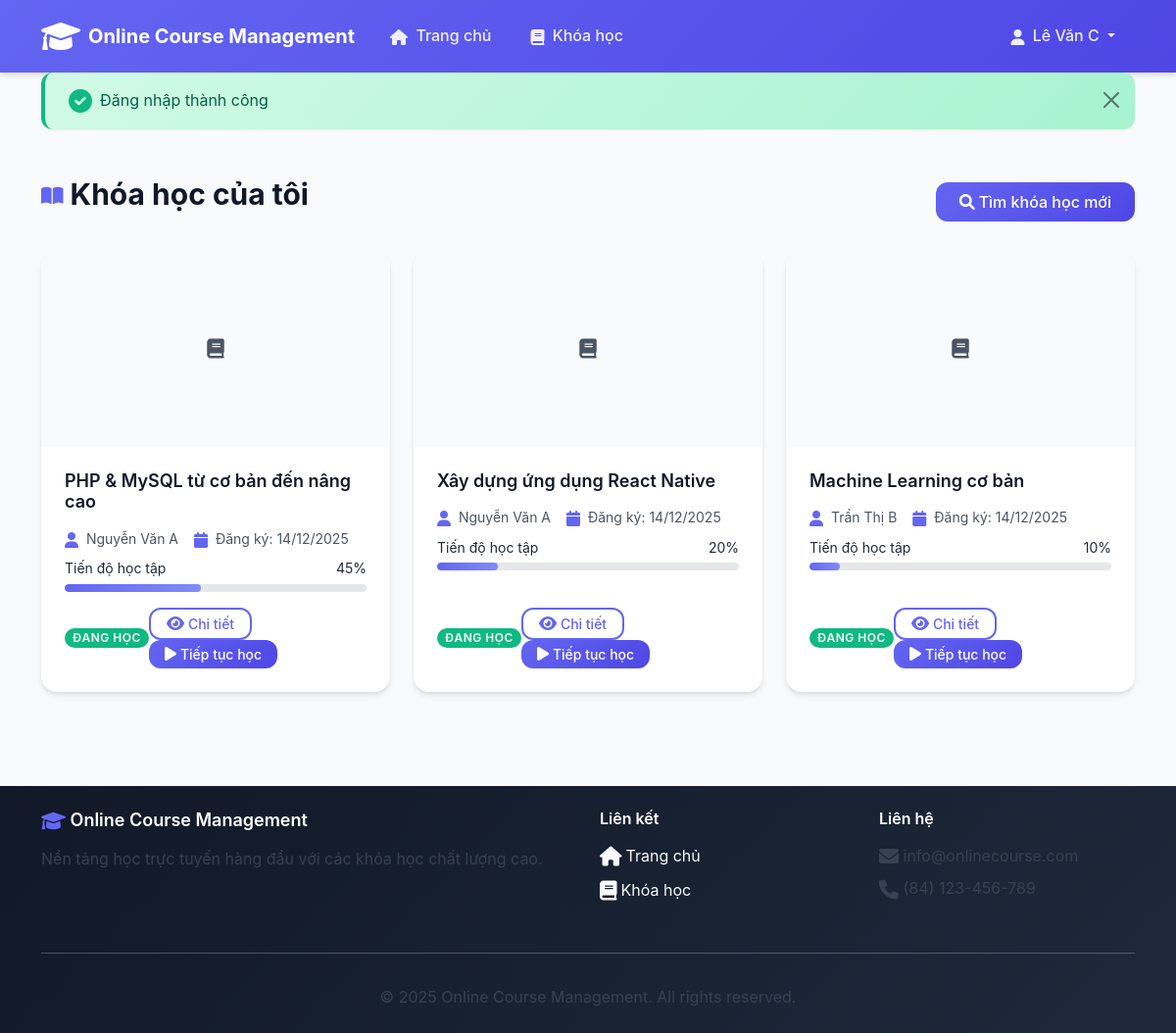
/cse485/BTTH2/student/courses (signed in), run on the app's committed database.
### tables this page shows
CREATE TABLE `enrollments` (
  `id` int(11) NOT NULL AUTO_INCREMENT,
  `course_id` int(11) NOT NULL,
  `student_id` int(11) NOT NULL,
  `enrolled_date` datetime NOT NULL DEFAULT CURRENT_TIMESTAMP,
  `status` varchar(50) NOT NULL DEFAULT 'active',
  `progress` int(11) NOT NULL DEFAULT 0,
  PRIMARY KEY (`id`),
  UNIQUE KEY `unique_enrollment` (`course_id`, `student_id`),
  KEY `student_id` (`student_id`),
  CONSTRAINT `enrollments_ibfk_1` FOREIGN KEY (`course_id`) REFERENCES `courses` (`id`) ON DELETE CASCADE,
  CONSTRAINT `enrollments_ibfk_2` FOREIGN KEY (`student_id`) REFERENCES `users` (`id`) ON DELETE CASCADE
);

CREATE TABLE `courses` (
  `id` int(11) NOT NULL AUTO_INCREMENT,
  `title` varchar(255) NOT NULL,
  `description` text NOT NULL,
  `instructor_id` int(11) NOT NULL,
  `category_id` int(11) DEFAULT NULL,
  `price` decimal(10,2) NOT NULL DEFAULT 0.00,
  `duration_weeks` int(11) NOT NULL DEFAULT 1,
  `level` varchar(50) NOT NULL DEFAULT 'Beginner',
  `image` varchar(255) DEFAULT NULL,
  `created_at` datetime NOT NULL DEFAULT CURRENT_TIMESTAMP,
  `updated_at` datetime NOT NULL DEFAULT CURRENT_TIMESTAMP ON UPDATE CURRENT_TIMESTAMP,
  PRIMARY KEY (`id`),
  KEY `instructor_id` (`instructor_id`),
  KEY `category_id` (`category_id`),
  CONSTRAINT `courses_ibfk_1` FOREIGN KEY (`instructor_id`) REFERENCES `users` (`id`) ON DELETE CASCADE,
  CONSTRAINT `courses_ibfk_2` FOREIGN KEY (`category_id`) REFERENCES `categories` (`id`) ON DELETE SET NULL
);

CREATE TABLE `users` (
  `id` int(11) NOT NULL AUTO_INCREMENT,
  `username` varchar(255) NOT NULL,
  `email` varchar(255) NOT NULL,
  `password` varchar(255) NOT NULL,
  `fullname` varchar(255) NOT NULL,
  `role` int(11) NOT NULL DEFAULT 0 COMMENT '0: học viên, 1: giảng viên, 2: quản trị viên',
  `created_at` datetime NOT NULL DEFAULT CURRENT_TIMESTAMP,
  PRIMARY KEY (`id`),
  UNIQUE KEY `username` (`username`),
  UNIQUE KEY `email` (`email`)
);

### app/Core/Controller.php (called while the page is built, shortened)
<?php
class Controller {
    protected function view($view, $data = []) {
        extract($data);
        require_once "app/Views/$view.php";
    }
}
?>

### app/Controllers/StudentController.php (called while the page is built, shortened)
<?php
class StudentController extends Controller {
    private $enrollmentModel;
    public function __construct() {
        $this->enrollmentModel = new Enrollment();
    }
    public function myCourses() {
        $myCourses = $this->enrollmentModel->getStudentCourses($_SESSION['user_id']);
        $this->view('student/my_courses', [
            'myCourses' => $myCourses
        ]);
    }
}
?>

### index.php (called while the page is built)
<?php
require_once 'app/Core/Router.php';
require_once 'config/app.php';
$router = new Router();
$router->get('/', 'HomeController@index');
$router->get('/courses', 'CourseController@index');
$router->get('/courses/(\d+)', 'CourseController@detail');
$router->get('/login', 'AuthController@login');
$router->post('/login', 'AuthController@handleLogin');
$router->get('/register', 'AuthController@register');
$router->post('/register', 'AuthController@handleRegister');
$router->get('/logout', 'AuthController@logout');
$router->get('/student/dashboard', 'StudentController@dashboard');
$router->get('/student/courses', 'StudentController@myCourses');
$router->post('/student/enroll/(\d+)', 'StudentController@enroll');
$router->get('/instructor/dashboard', 'InstructorController@dashboard');
$router->get('/instructor/courses', 'InstructorController@manageCourses');
$router->get('/instructor/courses/create', 'InstructorController@createCourse');
$router->post('/instructor/courses/create', 'InstructorController@storeCourse');
$router->get('/instructor/courses/(\d+)/edit', 'InstructorController@editCourse');
$router->post('/instructor/courses/(\d+)/edit', 'InstructorController@updateCourse');
$router->post('/instructor/courses/(\d+)/delete', 'InstructorController@deleteCourse');
$router->dispatch();
?>

### config/app.php (called while the page is built, shortened)
<?php
spl_autoload_register(function ($class) {
    $paths = [
        'app/Controllers/',
        'app/Models/',
        'app/Core/'
    ];
    foreach ($paths as $path) {
        $file = $path . $class . '.php';
        if (file_exists($file)) {
            return;
        }
    }
});
?>

### config/database.php (called while the page is built)
<?php
return [
    'host' => 'localhost',
    'dbname' => 'onlinecourse',
    'username' => 'root',
    'password' => '',
    'charset' => 'utf8mb4',
    'options' => [
        PDO::ATTR_ERRMODE => PDO::ERRMODE_EXCEPTION,
        PDO::ATTR_DEFAULT_FETCH_MODE => PDO::FETCH_ASSOC,
        PDO::ATTR_EMULATE_PREPARES => false,
    ]
];
?>

### app/Models/Database.php (called while the page is built, shortened)
<?php
class Database {
    private static $instance = null;
    private $connection;
    private function __construct() {
        $config = require 'config/database.php';
        try {
            $dsn = "mysql:host={$config['host']};dbname={$config['dbname']};charset={$config['charset']}";
            $this->connection = new PDO($dsn, $config['username'], $config['password'], $config['options']);
        } catch (PDOException $e) {
            die("Database connection failed: " . $e->getMessage());
        }
    }
    public static function getInstance() {
        if (self::$instance === null) {
            self::$instance = new self();
        }
        return self::$instance;
    }
    public function query($sql, $params = []) {
        $stmt = $this->connection->prepare($sql);
        $stmt->execute($params);
        return $stmt;
    }
    public function fetchAll($sql, $params = []) {
        $stmt = $this->query($sql, $params);
        return $stmt->fetchAll();
    }
}
?>

### app/Models/Enrollment.php (called while the page is built, shortened)
<?php
class Enrollment {
    private $db;
    public function __construct() {
        $this->db = Database::getInstance();
    }
    public function getStudentCourses($studentId) {
        $sql = "SELECT c.*, e.enrolled_date, e.status, e.progress, u.fullname as instructor_name
                FROM enrollments e
                JOIN courses c ON e.course_id = c.id
                LEFT JOIN users u ON c.instructor_id = u.id
                WHERE e.student_id = ?
                ORDER BY e.enrolled_date DESC";
        return $this->db->fetchAll($sql, [$studentId]);
    }
}
?>

### app/Views/student/my_courses.php (the view, shortened to what this page needs)
<div class="container py-4">
    <div class="d-flex justify-content-between align-items-center mb-4">
        <h2>
            <i class="fas fa-book-open icon-primary"></i> Khóa học của tôi
        </h2>
        <a href="<?= BASE_URL ?>/courses" class="btn btn-primary">
            <i class="fas fa-search"></i> Tìm khóa học mới
        </a>
    </div>
    <?php if (!empty($myCourses)): ?>
        <div class="row">
            <?php foreach ($myCourses as $course): ?>
                <div class="col-lg-6 col-xl-4 mb-4">
                    <div class="card h-100">
                        <?php if ($course['image']): ?>
                            <img src="<?= BASE_URL ?>/<?= UPLOAD_PATH ?>courses/<?= $course['image'] ?>"
                                 class="card-img-top" alt="<?= htmlspecialchars($course['title']) ?>" style="height: 200px; object-fit: cover;">
                        <?php else: ?>
                            <div class="card-img-top bg-light d-flex align-items-center justify-content-center" style="height: 200px;">
                                <i class="fas fa-book fa-3x text-muted"></i>
                            </div>
                        <?php endif; ?>
                        <div class="card-body d-flex flex-column">
                            <h5 class="card-title"><?= htmlspecialchars($course['title']) ?></h5>
                            <div class="course-meta mb-2">
                                <span><i class="fas fa-user icon-primary"></i> <?= htmlspecialchars($course['instructor_name']) ?></span>
                                <span><i class="fas fa-calendar icon-primary"></i> Đăng ký: <?= date('d/m/Y', strtotime($course['enrolled_date'])) ?></span>
                            </div>
                            <div class="mb-3">
                                <div class="d-flex justify-content-between small mb-1">
                                    <span>Tiến độ học tập</span>
                                    <span><?= $course['progress'] ?>%</span>
                                </div>
                                <div class="progress" style="height: 8px;">
                                    <div class="progress-bar bg-<?= $course['progress'] >= 100 ? 'success' : 'primary' ?>"
                                         role="progressbar" style="width: <?= $course['progress'] ?>%"></div>
                                </div>
                            </div>
                            <div class="mt-auto">
                                <div class="d-flex justify-content-between align-items-center">
                                    <span class="badge bg-<?= $course['status'] == 'active' ? 'success' : ($course['status'] == 'completed' ? 'primary' : 'secondary') ?>">
                                        <?php
                                        switch($course['status']) {
                                            case 'active': echo 'Đang học'; break;
                                        }
                                        ?>
                                    </span>
                                    <div>
                                        <a href="<?= BASE_URL ?>/courses/<?= $course['id'] ?>" class="btn btn-sm btn-outline-primary">
                                            <i class="fas fa-eye"></i> Chi tiết
                                        </a>
                                        <?php if ($course['status'] == 'active'): ?>
                                            <button class="btn btn-sm btn-primary">
                                                <i class="fas fa-play"></i> Tiếp tục học
                                            </button>
                                        <?php endif; ?>
                                    </div>
                                </div>
                            </div>
                        </div>
                    </div>
                </div>
            <?php endforeach; ?>
        </div>
    <?php endif; ?>
</div>
<?php
include 'app/Views/layouts/main.php';
?>

### app/Core/Router.php (shortened to what this page needs)
<?php
class Router {
    private $routes = [];
    private function addRoute($method, $pattern, $callback) {
        $this->routes[] = [
            'method' => $method,
            'pattern' => $pattern,
            'callback' => $callback
        ];
    }
    public function dispatch() {
        $requestUri = parse_url($_SERVER['REQUEST_URI'], PHP_URL_PATH);
        $requestMethod = $_SERVER['REQUEST_METHOD'];
        $basePath = '/cse485/BTTH2';
        if (strpos($requestUri, $basePath) === 0) {
            $requestUri = substr($requestUri, strlen($basePath));
        }
        foreach ($this->routes as $route) {
            if ($route['method'] !== $requestMethod) {
                continue;
            }
            $pattern = '#^' . $route['pattern'] . '$#';
            if (preg_match($pattern, $requestUri, $matches)) {
                array_shift($matches);
                $this->callAction($route['callback'], $matches);
                return;
            }
        }
    }
    private function callAction($callback, $params = []) {
        if (is_string($callback)) {
            list($controller, $method) = explode('@', $callback);
            $controllerInstance = new $controller();
            call_user_func_array([$controllerInstance, $method], $params);
        }
    }
}
?>

### data on the page
enrollments: course.title "PHP & MySQL từ cơ bản đến nâng cao", users.fullname "Nguyễn Văn A", enrolled_date "14/12/2025", progress "45", status "ĐANG HỌC"
enrollments: course.title "Xây dựng ứng dụng React Native", users.fullname "Nguyễn Văn A", enrolled_date "14/12/2025", progress "20", status "ĐANG HỌC"
enrollments: course.title "Machine Learning cơ bản", users.fullname "Trần Thị B", enrolled_date "14/12/2025", progress "10", status "ĐANG HỌC"
